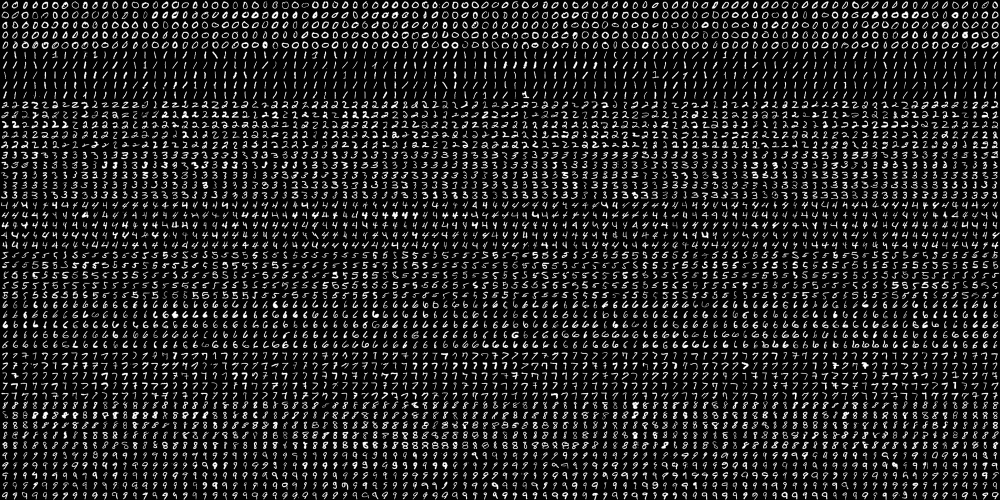
#> input picture datasets/digits.png, 2000 x 1000 px (shown at 1/2 size)
$ jupyter execute 5-image-preprocessing.ipynb   (older library calls are emulated)
#> lines starting #> are read from the running program, lines starting #| are printed output that depends on the picture; long printed decimals are rounded
Image Preprocessing
===

In which we introduce some preprocessing techniques for image data.

# k-Nearest Neighbors

kNN is a simple machine learning algorithm that depends on distances among data points for classification. The distances are usually measured using either Manhattan distance or Euclidean distance.

## The MNIST Dataset

We load the MNIST dataset using `cv2.imread()`.

[cell 1]
import cv2
import numpy as np

[cell 2]
# load the dataset
mnist = cv2.imread('../datasets/digits.png', 0)
#> mnist is the input picture: shape (1000, 2000); min 0, max 255, mean 33.8

[cell 3]
mnist.shape
#> Out = (1000, 2000)

[cell 4]
# we know from the mnist image that it has 2000 pixels (width) x 1000 pixels (height) resolution
# and it has 100 images per row and 50 images per column

# np.vsplit(mnist, 50) is the vertical split, i.e. it returns 50 equal rows
# np.hsplit(mnist, 100) is the horizontal split, i.e. it returns 100 equal columns
features = np.array([np.hsplit(row, 100) for row in np.vsplit(mnist, 50)], dtype=np.float32)

[cell 5]
# we now have a dataset with 50 rows and 100 columns, each with 20x20-pixel image
features.shape
#> Out = (50, 100, 20, 20)

[cell 6]
# for visualization
import matplotlib.pyplot as plt

[cell 7]
# we use features[0, 0] here as indices
# to denote that we are referring to
# image in features in first row, and first col
plt.imshow(features[0, 0], cmap='gray')
plt.show()

## Dataset Partition

Split the dataset to 50/50 for arithmetic convenience.

[cell 8]
# split the dataset

# get the first 50 images, from middle to left as training dataset
train_features = features[:, :50].reshape(-1, (20 * 20))

# get the second 50 iamges, from middle to right as testing dataset
test_features = features[:, 50:100].reshape(-1, (20 * 20))
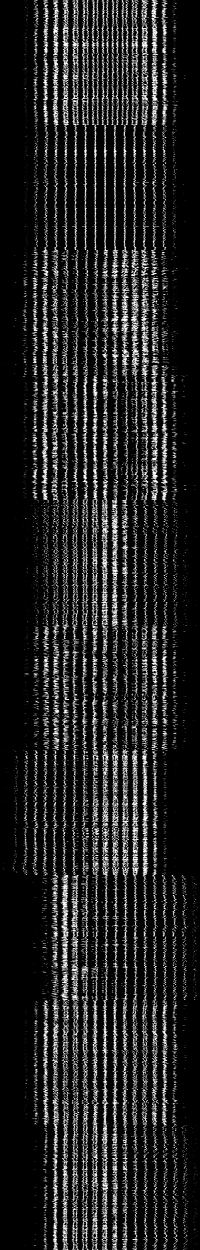
#> test_features: shape (2500, 400) float32 (shown at 1/2 size); min 0, max 255, mean 33.8

[cell 9]
# create an array with [0, 1, 2, 3, 4, 5, 6, 7, 8, 9]
k = np.arange(10)

# repeat it for 250 times since we have 2500 training images
# reshape it to have an array for each label which belongs to specific image
train_labels = np.repeat(k, 250).reshape(-1, 1)

# copy the same labels since we splitted the dataset equally to 2
test_labels = train_labels.copy()

## Mean Normalization

This is the process of bringing the data to standard scale, specifically, to zero-mean the data. For this preprocessing, we are going to use NumPy.

The importance of bringing the data to zero mean is for the data to be at the same scale, i.e. zero-centered. Hence, there would be no bias towards any class of data.

To mean normalize the dataset, we should use the average of the training features for both training features and testing features. Concretely,

[cell 10]
# use the average of train_features only to avoid giving test dataset an information about the training data
train_features -= np.mean(train_features, axis=0)
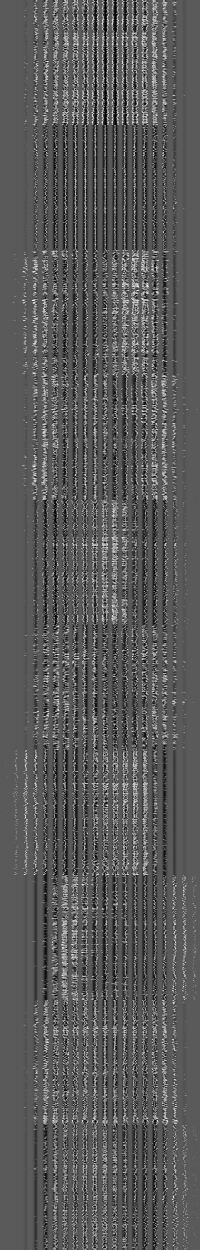
#> train_features: shape (2500, 400) float32 (shown at 1/2 size); min -139.5, max 254.5, mean 0; drawn with min black and max white
test_features -= np.mean(train_features, axis=0)

## The kNN Model

Let's create the kNN model using `cv2.ml.KNearest_create()`.

[cell 11]
model = cv2.ml.KNearest_create()

### Training the kNN

When it's actually just memorizing the data points.

[cell 12]
model.train(train_features, cv2.ml.ROW_SAMPLE, train_labels)
#> Out = True

### Using the trained kNN

Classify test features using trained kNN model.

[cell 13]
# use k = 3
ret, result, neighbors, dist = model.findNearest(test_features, 3)
#> ret = 0; result = 2500 values, max 9 at index 368, min 0 at index 0, mean 4.72; neighbors = 2500 rows, first 8: [0, 0, 0], [0, 0, 0], [0, 0, 0], [0, 0, 0], [0, 0, 8], [0, 0, 0], [0, 0, 0], [0, 0, 0]; dist = 2500 rows, first 8: [1217361.2, 1365023.2, 1389311.1], [1436796.6, 1488153.8, 1627955.4], [1393022.5, 1610534.4, 1629377.9], [887256.2, 912650.7, 1069742], [1623623.5, 1754819, 1766905.8], [1368680.5, 1421980, 1427651.2], [1318175.6, 1378682.1, 1412949.6], [1897846.8, 1996194.9, 2066689.9]

### Measure Model Accuracy

Get the test accuracy of the trained kNN model.

[cell 14]
# check if the results are correct
matches = np.equal(result, test_labels)

# convert bool to int
matches = matches.astype(np.int)
#> matches = 2500 values, max 1 at index 0, min 0 at index 21, mean 0.792

# count the correct predictions
correct = np.count_nonzero(matches)
#> correct = 1981

# compute the accuracy
accuracy = (correct * 100.00) / result.size
#> accuracy = 79.24

[cell 15]
# display the test accuracy
print('Accuracy: {}'.format(accuracy))
#| Accuracy: 79.24

## The Fashion-MNIST Dataset

The Fashion-MNIST dataset was introduced as an alternative to MNIST. The Fashion-MNIST dataset we have has 30 images per row, and 30 images per column.

[cell 16]
# load the dataset
fashion = cv2.imread('../datasets/fashion.png', 0)
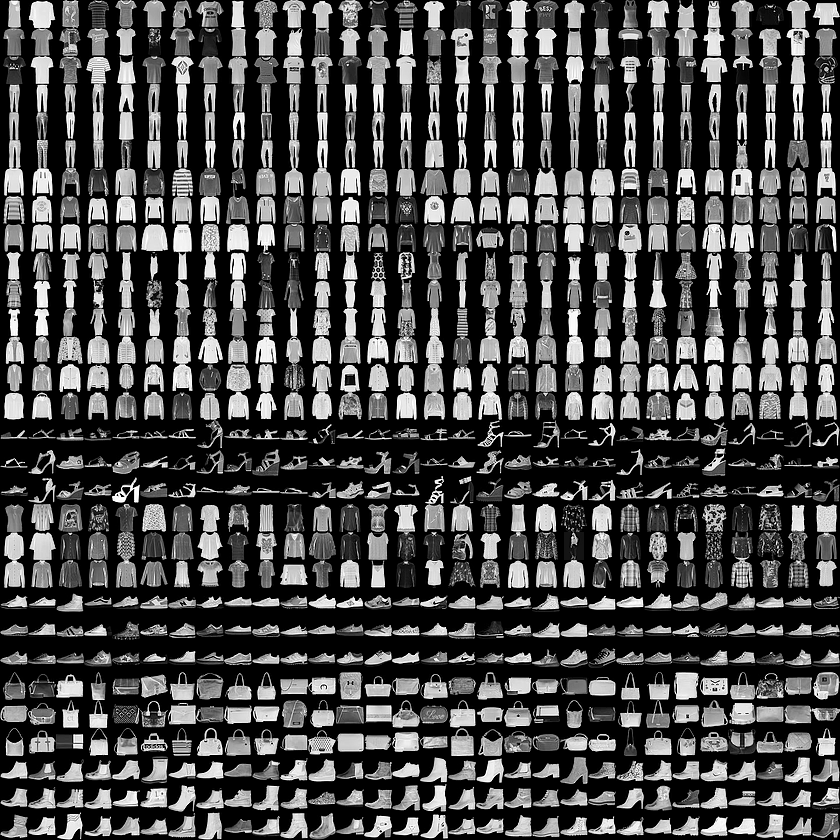
#> input picture datasets/fashion.png, 840 x 840 px
#> fashion is the input picture: shape (840, 840); min 0, max 255, mean 72

[cell 17]
fashion.shape
#> Out = (840, 840)

With the `840x840` size of the dataset, and `30x30` images in the dataset, we have each image at `28x28` pixels.

[cell 18]
features = np.array([np.hsplit(row, 30) for row in np.vsplit(fashion, 30)], dtype=np.float32)

[cell 19]
features.shape
#> Out = (30, 30, 28, 28)

[cell 20]
plt.imshow(features[0, 0], cmap='gray')
plt.show()

## Dataset Partition

Split the dataset to 50/50 for arithmetic convenience.

[cell 21]
train_features = features[:, :15].reshape(-1, (28 * 28))
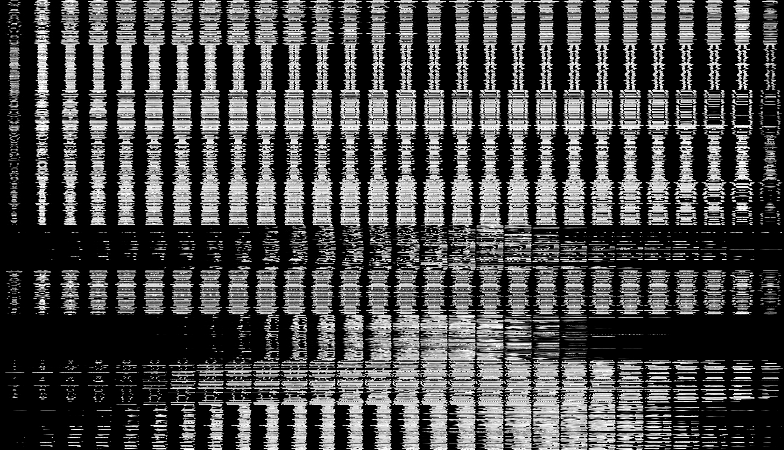
#> train_features: shape (450, 784) float32; min 0, max 255, mean 72.1
test_features = features[:, 15:30].reshape(-1, (28 * 28))
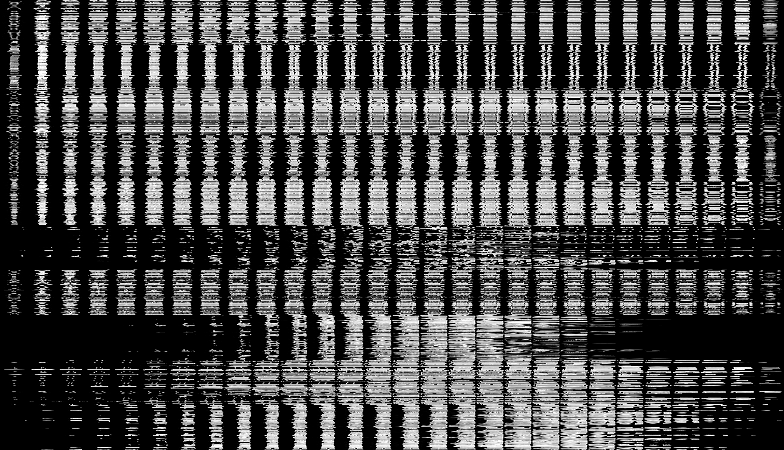
#> test_features: shape (450, 784) float32; min 0, max 255, mean 71.9

[cell 22]
k = np.arange(10)
train_labels = np.repeat(k, 45).reshape(-1, 1)
test_labels = train_labels.copy()

## Mean Normalization

[cell 23]
train_features -= np.mean(train_features, axis=0)
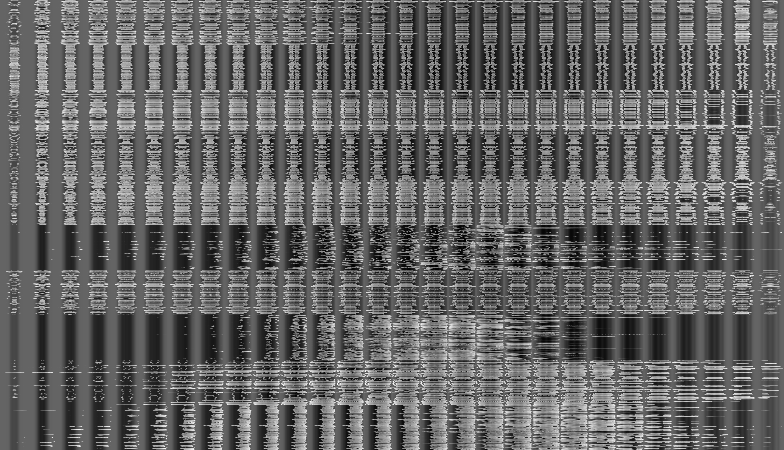
#> train_features: shape (450, 784) float32; min -163.1, max 251.1, mean 0; drawn with min black and max white
test_features -= np.mean(train_features, axis=0)

## The kNN Model

Let's create the kNN model using `cv2.ml.KNearest_create()`.

[cell 24]
model = cv2.ml.KNearest_create()

### Training the kNN

When it's actually just memorizing the data points.

[cell 25]
model.train(train_features, cv2.ml.ROW_SAMPLE, train_labels)
#> Out = True

### Using the trained kNN

Classify test features using trained kNN model.

[cell 26]
# use k = 3
ret, result, neighbors, dist = model.findNearest(test_features, 3)
#> result = 450 values, max 9 at index 227, min 0 at index 0, mean 4.14; neighbors = 450 rows, first 8: [0, 0, 4], [0, 2, 6], [0, 0, 2], [0, 2, 4], [2, 6, 2], [0, 4, 2], [0, 0, 0], [1, 0, 0]; dist = 450 rows, first 8: [6752580.5, 6810008.5, 7690091], [1787961.6, 2016360.2, 2206432.8], [3431801.5, 3560239.8, 3604800.5], [7266828.5, 7974133, 8668011], [2530460.5, 2701307.8, 2753155], [5853494.5, 5892028, 6036350.5], [1685133, 1719509.8, 1919898.6], [2108526.8, 2859223.2, 2866402.8]

### Measure Model Accuracy

Get the test accuracy of the trained kNN model.

[cell 27]
# check if the results are correct
matches = np.equal(result, test_labels)

# convert bool to int
matches = matches.astype(np.int)
#> matches = 450 values, max 1 at index 0, min 0 at index 4, mean 0.52

# count the correct predictions
correct = np.count_nonzero(matches)
#> correct = 234

# compute the accuracy
accuracy = (correct * 100.00) / result.size
#> accuracy = 52

[cell 28]
# display the test accuracy
print('Accuracy: {}'.format(accuracy))
#| Accuracy: 52.0

# Support Vector Machine

Finds the hyperplane which best separates the dataset into  two classes.

## The MNIST Dataset

[cell 29]
# load the dataset
mnist = cv2.imread('../datasets/digits.png', 0)

[cell 30]
features = np.array([np.hsplit(row, 100) for row in np.vsplit(mnist, 50)], dtype=np.float32)

[cell 31]
features.shape
#> Out = (50, 100, 20, 20)

## Dataset Partition

Split the dataset to 50/50 for arithmetic convenience.

[cell 32]
train_features = features[:, :50].reshape(-1, (20 * 20))
test_features = features[:, 50:100].reshape(-1, (20 * 20))

[cell 33]
k = np.arange(10)
train_labels = np.repeat(k, 250).reshape(-1, 1)
test_labels = train_labels.copy()

## Mean Normalization

[cell 34]
train_features -= np.mean(train_features, axis=0)
test_features -= np.mean(train_features, axis=0)

## The SVM Model

[cell 35]
model = cv2.ml.SVM_create()

[cell 36]
model.setKernel(cv2.ml.SVM_LINEAR)
model.setC(2.67)
model.setGamma(5.383)
model.setType(cv2.ml.SVM_C_SVC)

### Training the SVM

[cell 37]
model.train(train_features, cv2.ml.ROW_SAMPLE, train_labels)
#> Out = True

### Using the Trained SVM

[cell 38]
result = model.predict(test_features)

### Measure Model Accuracy

Get the test accuracy of the trained SVM model.

[cell 39]
matches = np.equal(result[1], test_labels)
matches = matches.astype(np.int)
#> matches = 2500 values, max 1 at index 0, min 0 at index 21, mean 0.668
correct = np.count_nonzero(matches)
#> correct = 1671
accuracy = (correct * 100.00) / result[1].size
#> accuracy = 66.84

[cell 40]
print('Accuracy : {}'.format(accuracy))
#| Accuracy : 66.84

## The Fashion-MNIST Dataset

The Fashion-MNIST dataset was introduced as an alternative to MNIST. The Fashion-MNIST dataset we have has 30 images per row, and 30 images per column.

[cell 41]
# load the dataset
fashion = cv2.imread('../datasets/fashion.png', 0)

[cell 42]
fashion.shape

With the `840x840` size of the dataset, and `30x30` images in the dataset, we have each image at `28x28` pixels.

[cell 43]
features = np.array([np.hsplit(row, 30) for row in np.vsplit(fashion, 30)], dtype=np.float32)

[cell 44]
features.shape

## Dataset Partition

Split the dataset to 50/50 for arithmetic convenience.

[cell 45]
train_features = features[:, :15].reshape(-1, (28 * 28))
test_features = features[:, 15:30].reshape(-1, (28 * 28))

[cell 46]
k = np.arange(10)
train_labels = np.repeat(k, 45).reshape(-1, 1)
test_labels = train_labels.copy()

## Mean Normalization

[cell 47]
train_features -= np.mean(train_features, axis=0)
test_features -= np.mean(train_features, axis=0)

## The SVM Model

[cell 48]
model = cv2.ml.SVM_create()

[cell 49]
model.setKernel(cv2.ml.SVM_LINEAR)
model.setC(2.67)
model.setGamma(5.383)
model.setType(cv2.ml.SVM_C_SVC)

### Training the SVM

[cell 50]
model.train(train_features, cv2.ml.ROW_SAMPLE, train_labels)
#> Out = True

### Using the Trained SVM

[cell 51]
# result has two values,
# first is boolean if there are any predictions produced
# second is the actual predictions
result = model.predict(test_features)

### Measure Model Accuracy

Get the test accuracy of the trained SVM model.

[cell 52]
matches = np.equal(result[1], test_labels)
matches = matches.astype(np.int)
#> matches = 450 values, max 1 at index 0, min 0 at index 1, mean 0.564
correct = np.count_nonzero(matches)
#> correct = 254
accuracy = (correct * 100.00) / result[1].size
#> accuracy = 56.44

[cell 53]
print('Accuracy : {}'.format(accuracy))
#| Accuracy : 56.444

## Principal Component Analysis

This is getting the "principal components" that represents or summarizes the entire data.

[cell 54]
from sklearn.decomposition import PCA

[cell 55]
mnist = cv2.imread('../datasets/digits.png', 0)

[cell 56]
features = np.array([np.hsplit(row, 100) for row in np.vsplit(mnist, 50)], dtype=np.float32)

[cell 57]
features.shape

[cell 58]
features = features.reshape(-1, (20 * 20))
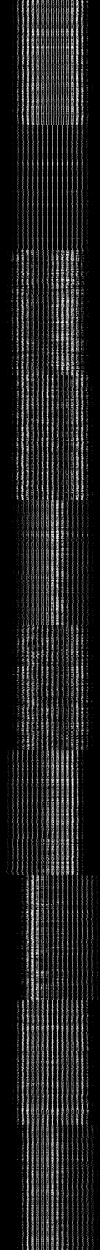
#> features: shape (5000, 400) float32 (shown at 1/4 size); min 0, max 255, mean 33.8

[cell 59]
features.shape

[cell 60]
pca = PCA(n_components=features.shape[1])

[cell 61]
pca.fit(features)

plt.plot(np.cumsum(pca.explained_variance_ratio_))
plt.xlabel('Number of components')
plt.ylabel('Cumulative explained variance')
plt.show()
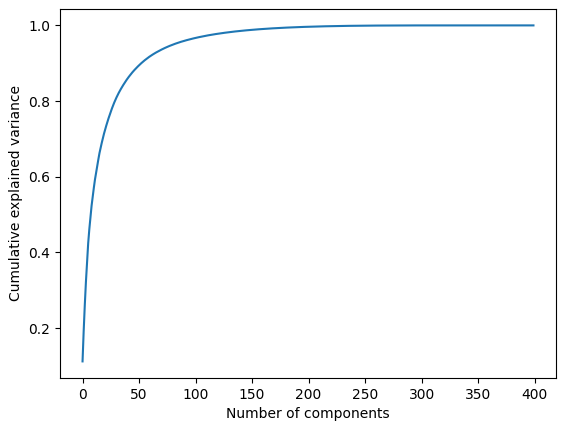
#> figure drawn by matplotlib, 1 panel; curve peaks at x = 348, y = 1

[cell 62]
features = np.array([np.hsplit(row, 100) for row in np.vsplit(mnist, 50)], dtype=np.float32)

[cell 63]
pca = PCA(n_components=100)

[cell 64]
train_features = features[:, :50].reshape(-1, (20 * 20))
test_features = features[:, 50:100].reshape(-1, (20 * 20))

[cell 65]
pca.fit(train_features)

[cell 66]
train_features.shape

[cell 67]
train_features = pca.transform(train_features)
#> train_features: shape (2500, 100) float32
test_features = pca.transform(test_features)
#> test_features: shape (2500, 100) float32

[cell 68]
train_features.shape, test_features.shape

[cell 69]
inverse_pca = pca.inverse_transform(train_features)
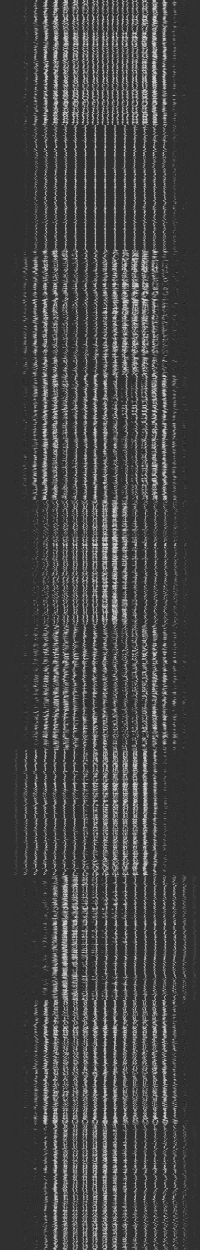
#> inverse_pca: shape (2500, 400) float32 (shown at 1/2 size); min -80.5, max 346.2, mean 33.8; drawn with min black and max white
inverse_pca.shape
plt.imshow(inverse_pca[0].reshape(20, 20), cmap='gray')
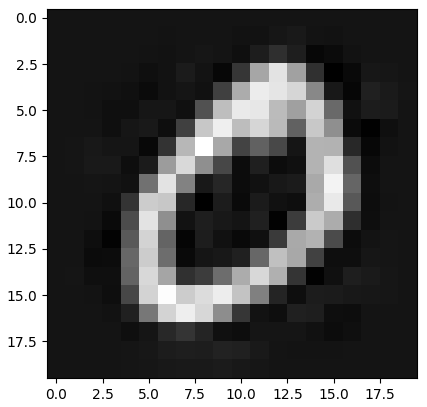
#> figure drawn by matplotlib, 1 panel
